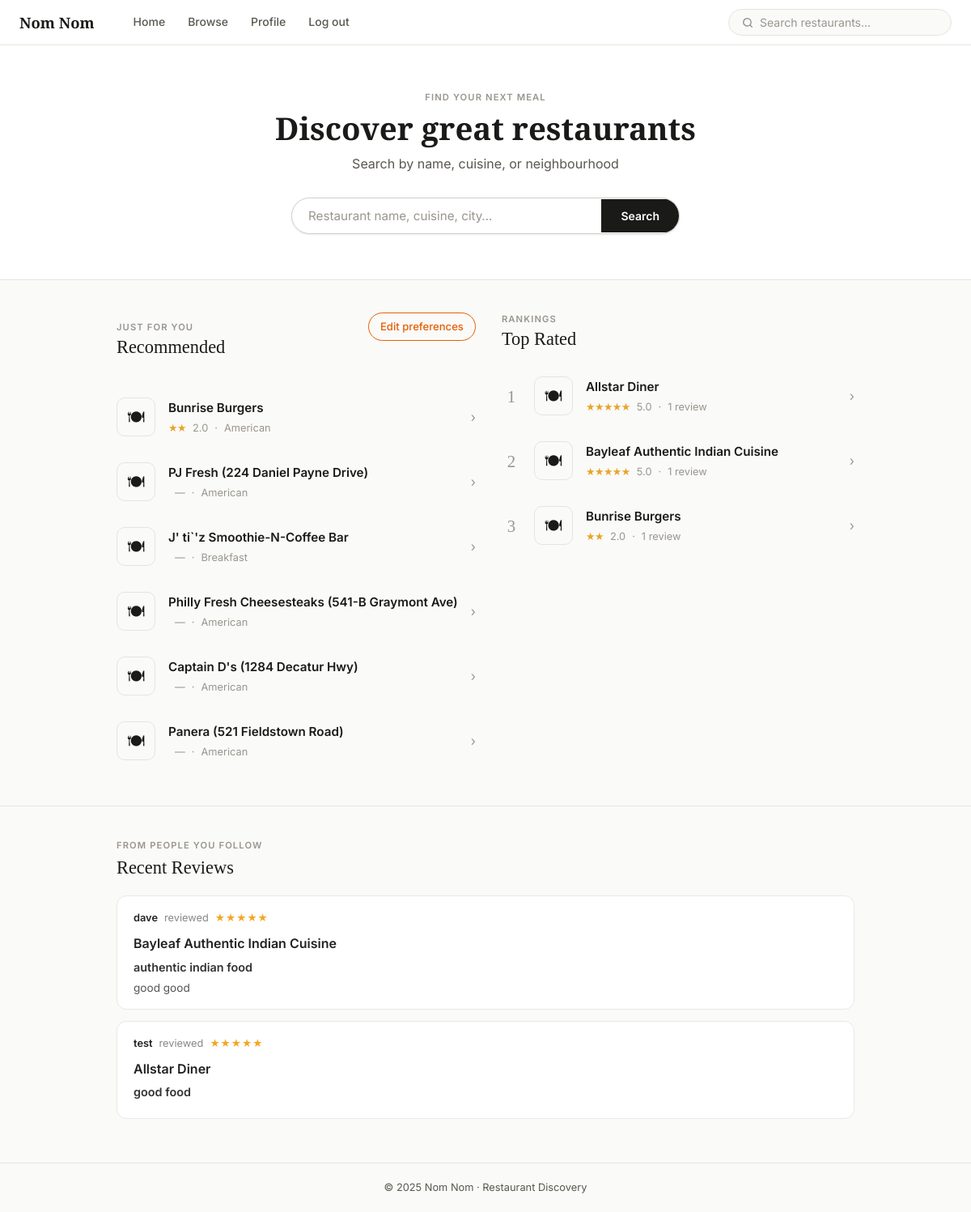
The page / (signed in) on the database its author committed.
### tables this page shows
CREATE TABLE restaurants (
    restaurant_id INTEGER PRIMARY KEY AUTOINCREMENT,
    name TEXT NOT NULL,
    category_id INTEGER,
    price_range TEXT,
    full_address TEXT,
    city TEXT,
    state TEXT,
    latitude REAL,
    longitude REAL,
    avg_rating REAL DEFAULT 0.00,
    total_reviews INTEGER DEFAULT 0,
    FOREIGN KEY (category_id) REFERENCES categories(category_id)
);

CREATE TABLE categories (
    category_id INTEGER PRIMARY KEY AUTOINCREMENT,
    name TEXT NOT NULL,
    description TEXT
);

CREATE TABLE restaurant_reviews (
    review_id INTEGER PRIMARY KEY AUTOINCREMENT,
    restaurant_id INTEGER NOT NULL,
    user_id INTEGER NOT NULL,
    rating INTEGER NOT NULL CHECK(rating BETWEEN 1 AND 5),
    title TEXT,
    content TEXT,
    upvotes INTEGER DEFAULT 0,
    UNIQUE (user_id, restaurant_id),
    FOREIGN KEY (restaurant_id) REFERENCES restaurants(restaurant_id),
    FOREIGN KEY (user_id) REFERENCES users(user_id) ON DELETE CASCADE
);

CREATE TABLE users (
    user_id INTEGER PRIMARY KEY AUTOINCREMENT,
    username TEXT NOT NULL UNIQUE,
    email TEXT NOT NULL UNIQUE,
    password_hash TEXT NOT NULL
);

### web/app.py (the view)
@app.route("/")
def home():
    top_restaurants  = db.get_top_rated_restaurants(limit=5, min_reviews=1)
    categories       = db.get_category_summary()
    personalised     = []
    user_prefs       = {}
    following_feed   = []
    if current_user():
        uid        = current_user()["user_id"]
        user_prefs = prefs.get_preferences(uid)
        if user_prefs.get("show_personalized") and user_prefs.get("cuisine_preferences"):
            personalised = db.get_restaurants_by_categories(
                user_prefs["cuisine_preferences"], limit=6
            )
        following_feed = db.get_following_feed(uid, limit=20)
    return render_template(
        "home.html",
        top_restaurants=top_restaurants,
        categories=categories,
        personalised=personalised,
        user_prefs=user_prefs,
        following_feed=following_feed,
    )

### preferences.py (called while the page is built)
def _load() -> dict:
    if not os.path.exists(_PREF_PATH):
        return {"_schema": {}, "users": {}}
    with open(_PREF_PATH, "r", encoding="utf-8") as f:
        return json.load(f)

def get_preferences(user_id: int) -> dict:
    data = _load()
    key  = str(user_id)
    return data["users"].get(key, {
        "cuisine_preferences": [],
        "price_range":         None,
        "show_personalized":   True,
    })

### sqlQueries.py (called while the page is built)
def get_connection() -> sqlite3.Connection:
    conn = sqlite3.connect(DB_PATH)
    conn.row_factory = sqlite3.Row
    conn.execute("PRAGMA journal_mode = WAL")
    conn.execute("PRAGMA foreign_keys = ON")
    return conn

def get_top_rated_restaurants(limit: int = 5, min_reviews: int = 1) -> list[dict]:
    with get_connection() as conn:
        rows = conn.execute("""
            SELECT r.restaurant_id, r.name, r.avg_rating, r.total_reviews,
                   c.name AS category
            FROM restaurants r
            LEFT JOIN categories c ON c.category_id = r.category_id
            WHERE r.total_reviews >= ?
            ORDER BY r.avg_rating DESC, r.total_reviews DESC
            LIMIT ?
        """, (min_reviews, limit)).fetchall()
    return [dict(r) for r in rows]

def get_restaurants_by_categories(category_ids: list[int], limit: int = 10) -> list[dict]:
    if not category_ids:
        return []
    placeholders = ",".join("?" * len(category_ids))
    with get_connection() as conn:
        rows = conn.execute(f"""
            SELECT r.restaurant_id, r.name, r.avg_rating, r.total_reviews,
                   c.name AS category
            FROM restaurants r
            LEFT JOIN categories c ON c.category_id = r.category_id
            WHERE r.category_id IN ({placeholders})
            ORDER BY r.avg_rating DESC, r.total_reviews DESC
            LIMIT ?
        """, (*category_ids, limit)).fetchall()
    return [dict(r) for r in rows]

def get_category_summary() -> list[dict]:
    with get_connection() as conn:
        rows = conn.execute("""
            SELECT c.category_id, c.name AS category, COUNT(r.restaurant_id) AS restaurant_count
            FROM categories c
            LEFT JOIN restaurants r ON r.category_id = c.category_id
            GROUP BY c.category_id
            ORDER BY restaurant_count DESC
        """).fetchall()
    return [dict(r) for r in rows]

### web/app.py (called while the page is built)
def current_user():
    return session.get("user")

@app.context_processor
def inject_user():
    return {"user": current_user()}

### web/templates/home.html (shortened to what this page needs)
{% extends "base.html" %}
{% block content %}
<section class="hero">
  <p class="eyebrow">Find your next meal</p>
  <h1 class="hero__title">Discover great restaurants</h1>
  <p class="hero__sub">Search by name, cuisine, or neighbourhood</p>
  <form class="hero__search" action="{{ url_for('browse') }}" method="GET">
    <input type="text" name="q" placeholder="Restaurant name, cuisine, city…">
    <button type="submit">Search</button>
  </form>
</section>
<section class="section">
  <div class="container">
    <div class="home-columns">
      <div>
        {% if user and personalised %}
          <div class="col-header-row">
            <div class="col-header">
              <p class="eyebrow">Just for you</p>
              <h2>Recommended</h2>
            </div>
            <a href="{{ url_for('profile') }}#preferences" class="chip chip--outline">Edit preferences</a>
          </div>
          <ul class="restaurant-list">
            {% for r in personalised %}
              <li>
                <a href="{{ url_for('restaurant', rid=r.restaurant_id) }}" class="restaurant-card">
                  <div class="restaurant-card__icon">🍽</div>
                  <div class="restaurant-card__body">
                    <div class="restaurant-card__name">{{ r.name }}</div>
                    <div class="restaurant-card__meta">
                      <span class="restaurant-card__stars">
                        {% for i in range(r.avg_rating | round | int) %}★{% endfor %}
                      </span>
                      <span>{{ "%.1f"|format(r.avg_rating) if r.avg_rating else '—' }}</span>
                      <span>·</span>
                      <span>{{ r.category }}</span>
                    </div>
                  </div>
                  <span class="restaurant-card__arrow">›</span>
                </a>
              </li>
            {% endfor %}
          </ul>
        {% endif %}
      </div>
      <div>
        <div class="col-header">
          <p class="eyebrow">Rankings</p>
          <h2>Top Rated</h2>
        </div>
        {% if top_restaurants %}
          <ul class="restaurant-list">
            {% for r in top_restaurants %}
              <li>
                <a href="{{ url_for('restaurant', rid=r.restaurant_id) }}" class="restaurant-card">
                  <span class="restaurant-card__rank">{{ loop.index }}</span>
                  <div class="restaurant-card__icon">🍽</div>
                  <div class="restaurant-card__body">
                    <div class="restaurant-card__name">{{ r.name }}</div>
                    <div class="restaurant-card__meta">
                      <span class="restaurant-card__stars">
                        {% for i in range(r.avg_rating | round | int) %}★{% endfor %}
                      </span>
                      <span>{{ "%.1f"|format(r.avg_rating) }}</span>
                      <span>·</span>
                      <span>{{ r.total_reviews }} review{% if r.total_reviews != 1 %}s{% endif %}</span>
                    </div>
                  </div>
                  <span class="restaurant-card__arrow">›</span>
                </a>
              </li>
            {% endfor %}
          </ul>
        {% else %}
          <div class="empty-state">No restaurants found.</div>
        {% endif %}
      </div>
    </div>
  </div>
</section>
<section class="section">
  <div class="container">
    <div class="section-header">
      <div>
        <p class="eyebrow">From people you follow</p>
        <h2>Recent Reviews</h2>
      </div>
    </div>
    {% if not user %}
      <div class="feed-empty">
        <p><a href="{{ url_for('auth') }}">Sign in</a> to see reviews from people you follow.</p>
      </div>
    {% elif following_feed %}
      {% for item in following_feed %}
        <div class="feed-card">
          <div class="feed-card__meta">
            <a href="{{ url_for('public_profile', username=item.username) }}" class="feed-card__reviewer">{{ item.username }}</a>
            <span>reviewed</span>
            <span class="feed-card__stars">
              {% for i in range(item.rating) %}★{% endfor %}{% for i in range(5 - item.rating) %}☆{% endfor %}
            </span>
          </div>
          <a href="{{ url_for('restaurant', rid=item.restaurant_id) }}" class="feed-card__restaurant">{{ item.restaurant_name }}</a>
          {% if item.title %}
            <div class="feed-card__review-title">{{ item.title }}</div>
          {% endif %}
          {% if item.content %}
            <p class="feed-card__review-content">{{ item.content }}</p>
          {% endif %}
        </div>
      {% endfor %}
    {% else %}
      <div class="feed-empty">
        <p>Nothing here yet. <a href="{{ url_for('browse') }}">Browse restaurants</a> and find people to follow.</p>
      </div>
    {% endif %}
  </div>
</section>
{% endblock %}

### web/templates/home.html (style rules this page uses)
.home-columns { display: grid; grid-template-columns: 1fr 1fr; gap: 32px; align-items: start; }
.feed-card { background: var(--card-bg, #fff); border: 1px solid var(--border, #e8e8e8); border-radius: 12px; padding: 16px 20px; margin-bottom: 14px; transition: box-shadow 0.15s; }
.feed-card__meta { display: flex; align-items: center; gap: 8px; font-size: .8rem; color: var(--text-muted, #888); margin-bottom: 8px; }
.feed-card__reviewer { font-weight: 600; color: var(--text, #222); text-decoration: none; }
.feed-card__restaurant { font-size: 1rem; font-weight: 600; color: var(--text, #222); text-decoration: none; display: block; margin-bottom: 4px; }
.feed-card__review-title { font-size: .9rem; font-weight: 600; margin-bottom: 4px; color: var(--text, #333); }
.feed-card__review-content { font-size: .85rem; color: var(--text-muted, #555); line-height: 1.5; margin: 0; display: -webkit-box; -webkit-line-clamp: 3; -webkit-box-orient: vertical; overflow: hidden; }
.feed-card__stars { color: #f5a623; font-size: .85rem; letter-spacing: 1px; }
.col-header { margin-bottom: 16px; }
.col-header .eyebrow { margin-bottom: 2px; }
.col-header h2 { margin: 0; }
.col-header-row { display: flex; align-items: baseline; justify-content: space-between; margin-bottom: 16px; }

### rows shown on the page
restaurants: name "Bunrise Burgers", avg_rating "2.0", category "American", total_reviews "1"
restaurants: name "PJ Fresh (224 Daniel Payne Drive)", avg_rating "—", category "American"
restaurants: name "J' ti`'z Smoothie-N-Coffee Bar", avg_rating "—", category "Breakfast"
restaurants: name "Philly Fresh Cheesesteaks (541-B Graymont Ave)", avg_rating "—", category "American"
restaurants: name "Captain D's (1284 Decatur Hwy)", avg_rating "—", category "American"
restaurants: name "Panera (521 Fieldstown Road)", avg_rating "—", category "American"
restaurants: name "Allstar Diner", avg_rating "5.0", total_reviews "1"
restaurants: name "Bayleaf Authentic Indian Cuisine", avg_rating "5.0", total_reviews "1"
restaurant_reviews: username "dave", restaurant_name "Bayleaf Authentic Indian Cuisine", title "authentic indian food", content "good good"
restaurant_reviews: username "test", restaurant_name "Allstar Diner", title "good food"

### other values the page prints
{{ 2025 }} "2025"
